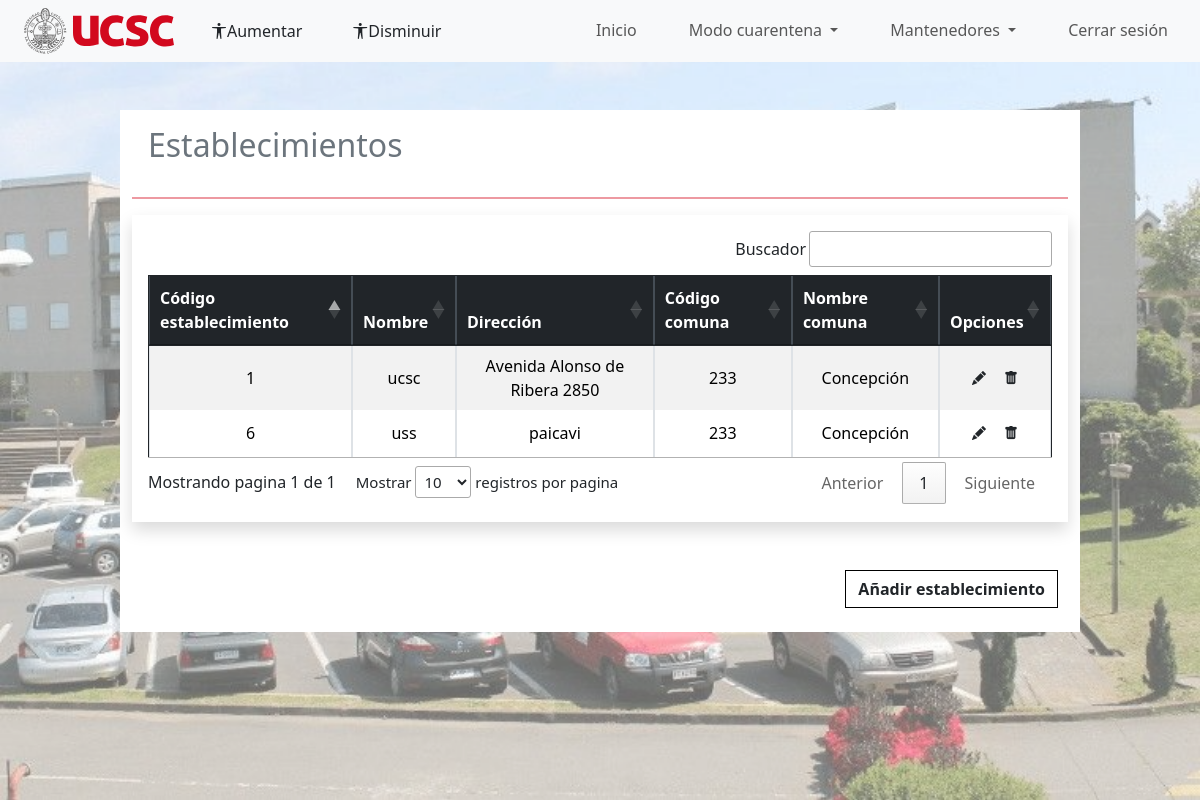
Screenshot of /index.php?p=admin/admin_establecimientos (signed in) with the database file from the repository.
### tables this page shows
CREATE TABLE `establecimiento` (
  `cod_establecimiento` int(11) NOT NULL,
  `nombre_establecimiento` varchar(60) NOT NULL,
  `direccion` varchar(60) NOT NULL,
  `cod_comuna` int(11) NOT NULL
);

CREATE TABLE `comunas` (
  `id` int(11) NOT NULL,
  `comuna` varchar(64) NOT NULL,
  `provincia_id` int(11) NOT NULL
);

### index.php (called while the page is built, shortened)
<?php
$pagina = isset($_GET['p']) ? strtolower($_GET['p']) : 'auth/login';
require_once 'includes/header.php';
require_once 'pages/' . $pagina . '.php';

### pages/admin/admin_establecimientos.php (shortened to what this page needs)
<div class="container-fluid">
    <div class="container-fluid">
        <div class="row">
            <div class="col-10 bg-white offset-1 mt-5">
                <div class="h2 p-3 text-secondary ">Establecimientos</div>
                <hr class="border border-danger border-1 opacity-50">
                <div class="table-responsive shadow p-3">
                    <table class="table table-hover table-bordered border-dark  table-striped text-center" id="miTabla">
                        <thead class="table-dark">
                            <tr>
                                <th scope="col">Código establecimiento</th>
                                <th scope="col">Nombre</th>
                                <th scope="col">Dirección</th>
                                <th scope="col">Código comuna</th>
                                <th scope="col">Nombre comuna</th>
                                <th scope="col">Opciones</th>
                            </tr>
                        </thead>
                        <tbody class="table-group-divider">
                            <?php
                            require __DIR__ . '/../../modelo/conexion.php';
                            $sql = "SELECT e.cod_establecimiento, e.nombre_establecimiento, e.direccion, e.cod_comuna, c.comuna
                                FROM establecimiento e
                                JOIN comunas c ON e.cod_comuna= c.id;";
                            $resultado = mysqli_query($conexion, "$sql");
                            while ($row = mysqli_fetch_assoc($resultado)) {
                                echo "<tr id='{$row["cod_establecimiento"]}'>";
                                echo "<td data-target='cod_establecimiento'>" . $row["cod_establecimiento"] . "</td>";
                                echo "<td data-target='nombre_establecimiento'>" . $row["nombre_establecimiento"] . "</td>";
                                echo "<td data-target='direccion'>" . $row["direccion"] . "</td>";
                                echo "<td data-target='cod_comuna'>" . $row["cod_comuna"] . "</td>";
                                echo "<td data-target='cod_comuna'>" . $row["comuna"] . "</td>";
                                echo "<td>";
                                echo "<a href='#' class='btn btn-sm' data-role='update_establecimiento' data-id_tipo='" . $row["cod_establecimiento"] . "'>";
                                echo "<i class='bi bi-pencil-fill'></i>";
                                echo "</a>";
                                echo "<a href='#' class='btn btn-sm' data-role='eliminar' data-id='" . $row['cod_establecimiento'] . "'>";
                                echo "<i class='bi bi-trash-fill'></i>";
                                echo "</a>";
                                echo "</td>";
                                echo "</tr>";
                            }
                            ?>
                        </tbody>
                    </table>
                </div>
                <div class="d-flex justify-content-end mt-5">
                    <button type="submit" class="btn custom-btn  fw-semibold  mb-4 añadir_vehiculo rounded-0" name="añadir"
                        data-bs-toggle="modal" data-bs-target="#nuevomodalestablecimiento">Añadir
                        establecimiento</button>
                </div>
            </div>
        </div>
    </div>
</div>

### css/style_inicio.css (style rules this page uses)
* { margin: 0; padding: 0; }
.añadir_vehiculo { margin-right: 10px; }

### css/style-perfil.css (style rules this page uses)
#miTabla tbody td { text-align: center !important; }

### css/botones.css (style rules this page uses)
.custom-btn { background-color: #fff; color: #000000; transition: background-color 0.7s ease !important; border: 1px solid #000 !important; cursor: pointer; }

### rows the page displays
establecimiento: cod_establecimiento "1", nombre_establecimiento "ucsc", direccion "Avenida Alonso de Ribera 2850", cod_comuna "233", cod_comuna.comuna "Concepción"
establecimiento: cod_establecimiento "6", nombre_establecimiento "uss", direccion "paicavi", cod_comuna "233", cod_comuna.comuna "Concepción"
